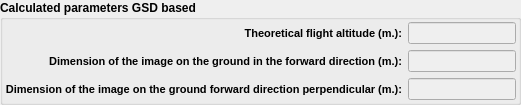
    <widget class="QgsCollapsibleGroupBox" name="mGroupBox_calculatedParametersGSD">
     <property name="font">
      <font>
       <weight>75</weight>
       <bold>true</bold>
      </font>
     </property>
     <property name="title">
      <string>Calculated parameters GSD based</string>
     </property>
     <layout class="QGridLayout" name="gridLayout_10">
      <property name="leftMargin">
       <number>2</number>
      </property>
      <property name="topMargin">
       <number>2</number>
      </property>
      <property name="rightMargin">
       <number>2</number>
      </property>
      <property name="bottomMargin">
       <number>2</number>
      </property>
      <item row="0" column="0">
       <layout class="QGridLayout" name="gridLayout_7">
        <item row="2" column="1">
         <widget class="QLineEdit" name="lineEdit_dimensionHuellaDirSide">
          <property name="enabled">
           <bool>false</bool>
          </property>
          <property name="palette">
           <palette>
            <active>
             <colorrole role="Text">
              <brush brushstyle="SolidPattern">
               <color alpha="255">
                <red>64</red>
                <green>0</green>
                <blue>255</blue>
               </color>
              </brush>
             </colorrole>
            </active>
            <inactive>
             <colorrole role="Text">
              <brush brushstyle="SolidPattern">
               <color alpha="255">
                <red>64</red>
                <green>0</green>
                <blue>255</blue>
               </color>
              </brush>
             </colorrole>
            </inactive>
            <disabled>
             <colorrole role="Text">
              <brush brushstyle="SolidPattern">
               <color alpha="255">
                <red>120</red>
                <green>120</green>
                <blue>120</blue>
               </color>
              </brush>
             </colorrole>
            </disabled>
           </palette>
          </property>
          <property name="font">
           <font>
            <pointsize>8</pointsize>
           </font>
          </property>
          <property name="alignment">
           <set>Qt::AlignRight|Qt::AlignTrailing|Qt::AlignVCenter</set>
          </property>
          <property name="readOnly">
           <bool>true</bool>
          </property>
         </widget>
        </item>
        <item row="1" column="0">
         <widget class="QLabel" name="label_40">
          <property name="font">
           <font>
            <pointsize>8</pointsize>
           </font>
          </property>
          <property name="text">
           <string>Dimension of the image on the ground in the forward direction (m.):</string>
          </property>
          <property name="alignment">
           <set>Qt::AlignRight|Qt::AlignTrailing|Qt::AlignVCenter</set>
          </property>
         </widget>
        </item>
        <item row="2" column="0">
         <widget class="QLabel" name="label_41">
          <property name="font">
           <font>
            <pointsize>8</pointsize>
           </font>
          </property>
          <property name="text">
           <string>Dimension of the image on the ground forward direction perpendicular (m.):</string>
          </property>
          <property name="alignment">
           <set>Qt::AlignRight|Qt::AlignTrailing|Qt::AlignVCenter</set>
          </property>
         </widget>
        </item>
        <item row="1" column="1">
         <widget class="QLineEdit" name="lineEdit_dimensionHuellaDirAvance">
          <property name="enabled">
           <bool>false</bool>
          </property>
          <property name="palette">
           <palette>
            <active>
             <colorrole role="Text">
              <brush brushstyle="SolidPattern">
               <color alpha="255">
                <red>64</red>
                <green>0</green>
                <blue>255</blue>
               </color>
              </brush>
             </colorrole>
            </active>
            <inactive>
             <colorrole role="Text">
              <brush brushstyle="SolidPattern">
               <color alpha="255">
                <red>64</red>
                <green>0</green>
                <blue>255</blue>
               </color>
              </brush>
             </colorrole>
            </inactive>
            <disabled>
             <colorrole role="Text">
              <brush brushstyle="SolidPattern">
               <color alpha="255">
                <red>120</red>
                <green>120</green>
                <blue>120</blue>
               </color>
              </brush>
             </colorrole>
            </disabled>
           </palette>
          </property>
          <property name="font">
           <font>
            <pointsize>8</pointsize>
           </font>
          </property>
          <property name="alignment">
           <set>Qt::AlignRight|Qt::AlignTrailing|Qt::AlignVCenter</set>
          </property>
          <property name="readOnly">
           <bool>true</bool>
          </property>
         </widget>
        </item>
        <item row="0" column="1">
         <widget class="QLineEdit" name="lineEdit_theoreticalFlightAltitude">
          <property name="enabled">
           <bool>false</bool>
          </property>
          <property name="palette">
           <palette>
            <active>
             <colorrole role="Text">
              <brush brushstyle="SolidPattern">
               <color alpha="255">
                <red>64</red>
                <green>0</green>
                <blue>255</blue>
               </color>
              </brush>
             </colorrole>
            </active>
            <inactive>
             <colorrole role="Text">
              <brush brushstyle="SolidPattern">
               <color alpha="255">
                <red>64</red>
                <green>0</green>
                <blue>255</blue>
               </color>
              </brush>
             </colorrole>
            </inactive>
            <disabled>
             <colorrole role="Text">
              <brush brushstyle="SolidPattern">
               <color alpha="255">
                <red>120</red>
                <green>120</green>
                <blue>120</blue>
               </color>
              </brush>
             </colorrole>
            </disabled>
           </palette>
          </property>
          <property name="font">
           <font>
            <pointsize>8</pointsize>
           </font>
          </property>
          <property name="alignment">
           <set>Qt::AlignRight|Qt::AlignTrailing|Qt::AlignVCenter</set>
          </property>
          <property name="readOnly">
           <bool>true</bool>
          </property>
         </widget>
        </item>
        <item row="0" column="0">
         <widget class="QLabel" name="label_11">
          <property name="font">
           <font>
            <pointsize>8</pointsize>
           </font>
          </property>
          <property name="text">
           <string>Theoretical flight altitude (m.):</string>
          </property>
          <property name="alignment">
           <set>Qt::AlignRight|Qt::AlignTrailing|Qt::AlignVCenter</set>
          </property>
         </widget>
        </item>
       </layout>
      </item>
     </layout>
    </widget>
